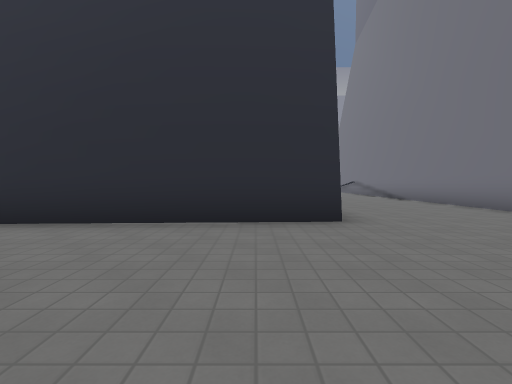
view 1 (above)

24 first-person views from a walk through a 3-D level made in the Godot game engine. The camera is 1.2 m above the floor, tilts 2° down and sees 85° across. The floor is counted in squares, 2 m on a side. Each view is taken from the middle of a square. On the plan, view 1 faces up. The plan holds only what a view shows up to about 9 squares ahead; the rest is blank. The place goes on beyond the plan. Characters and animated objects are not drawn. Some surface patterns are stand-ins.

view 2
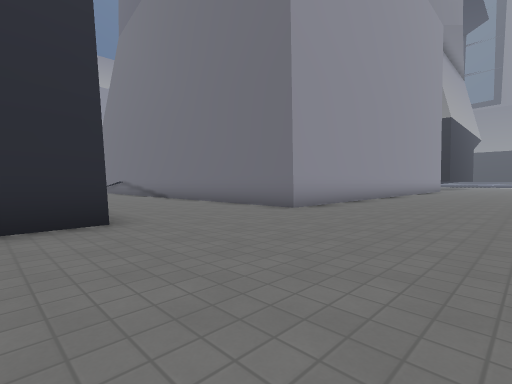

view 3
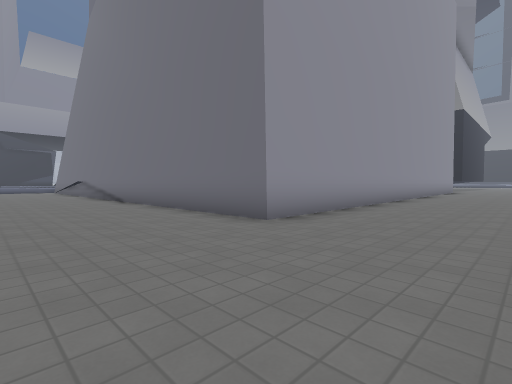

view 4
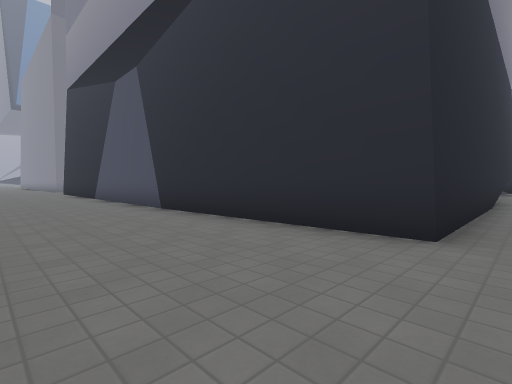

view 5
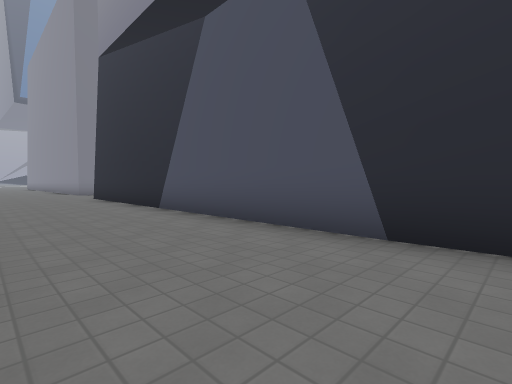

view 6
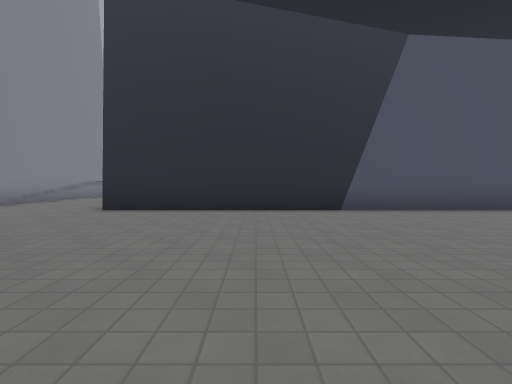

view 7
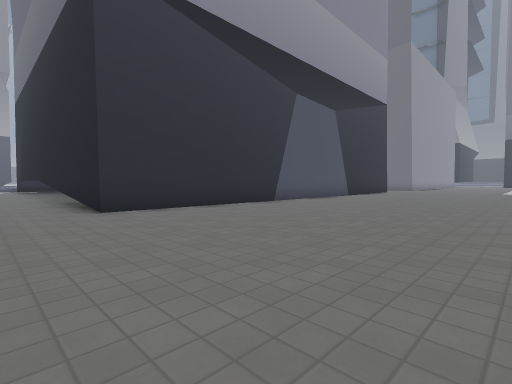

view 8
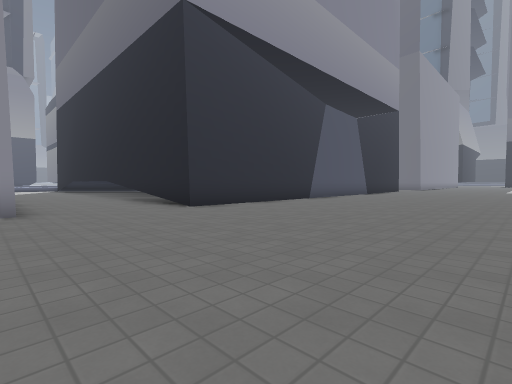

view 9
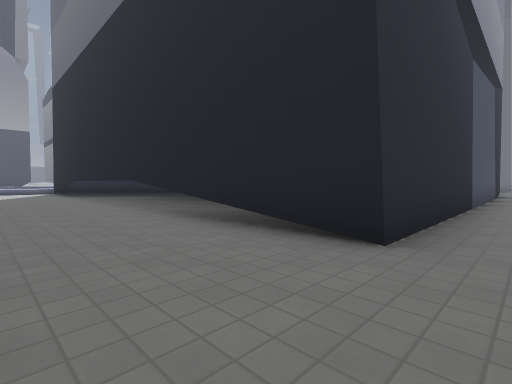

view 10
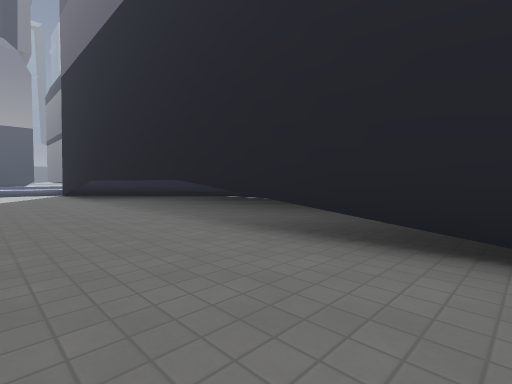

view 11
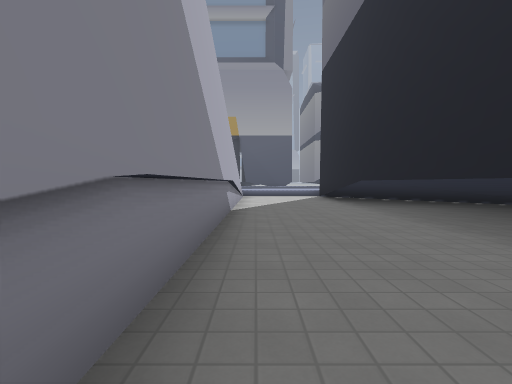

view 12
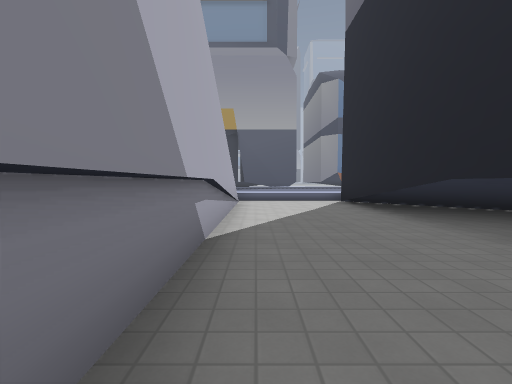

view 13
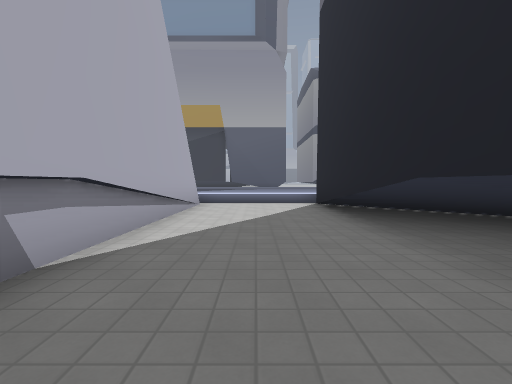

view 14
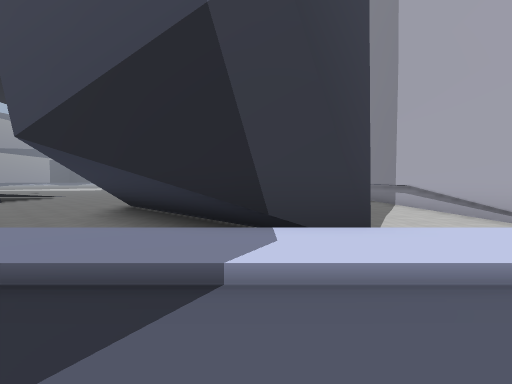

view 15
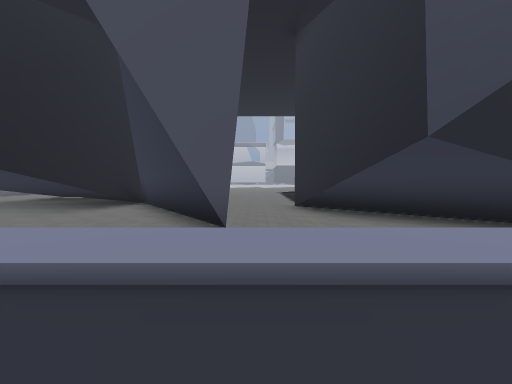

view 16
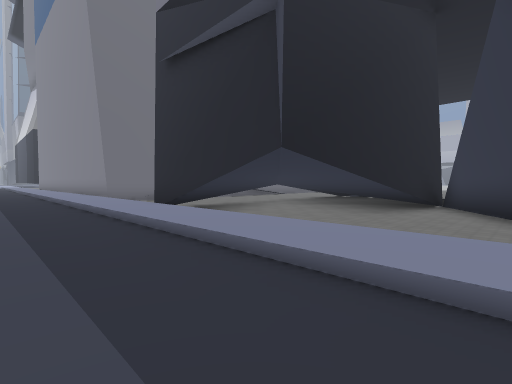

view 17
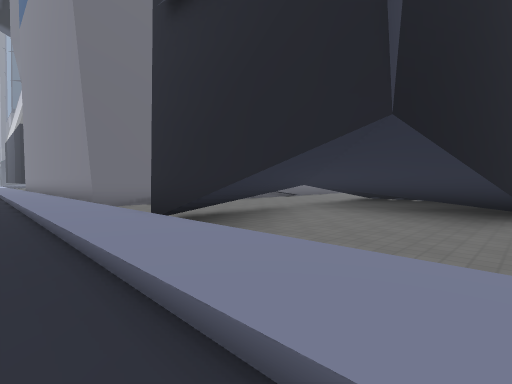

view 18
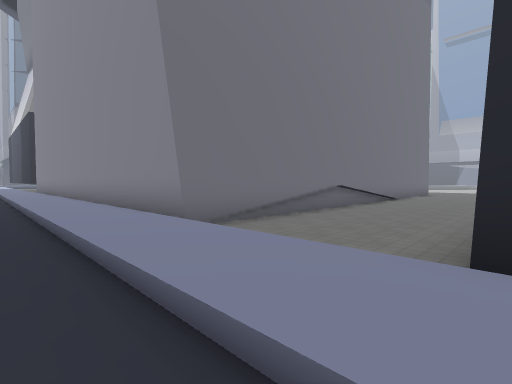

view 19
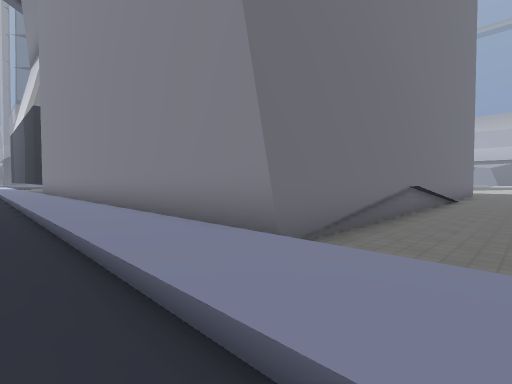

view 20
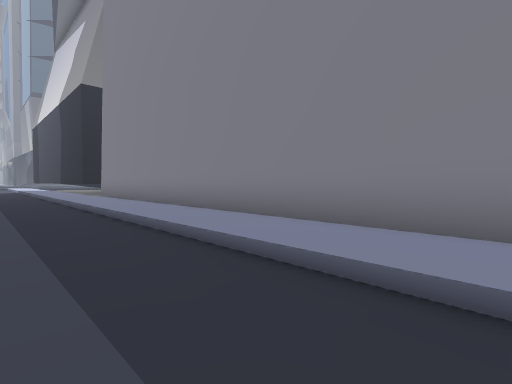

view 21
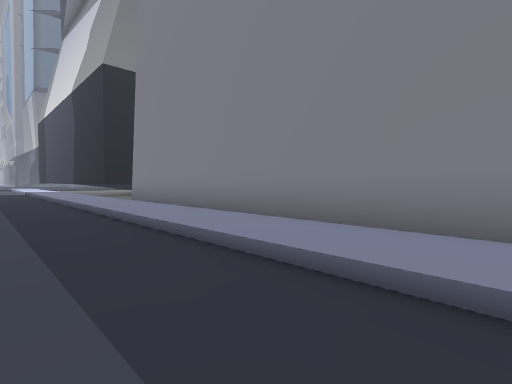

view 22
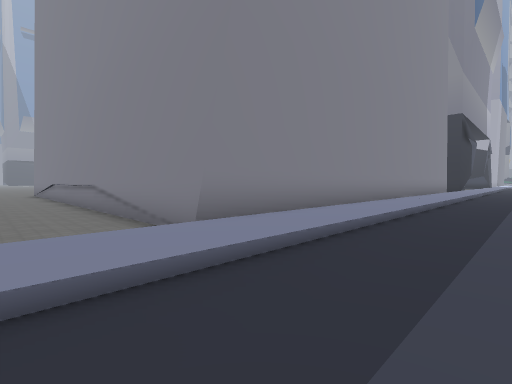

view 23
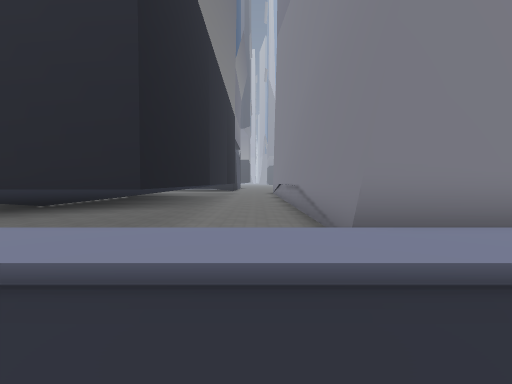

view 24
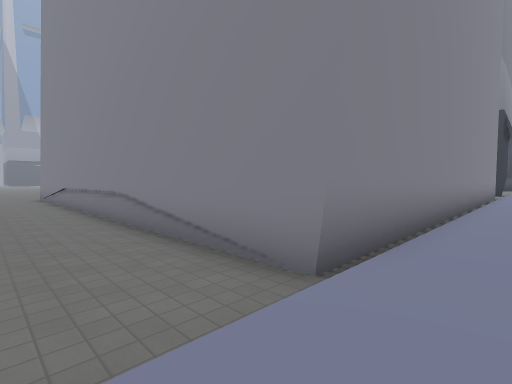

### Floor plan
Key: @ floor where view 1 was taken; # wall or solid block; . main floor; : floor 0.25 m higher than the main floor; + floor 0.5 m higher than the main floor; / step, stairs or slope; = window, fence, low wall or low ledge; ^ raised ledge.
Columns run from 18 left of view 1 to 25 right of it. Each row starts with its distance up from view 1.
 23      :    : ::::::::::     :::::::::::::::
 22     :::  ::::::::::::::::::::::::::::::::::
 21  ++++++++++++++++++++++++++++++++++++++++++
 20 ////////////////////////////////////////////
 19 #...#=##.........###...#################..##
 18 #...#.=##..#.....###...#               #..#
 17 #...#..=#..##..#..##...#               #..#
 16 #...^=..=...##.#####...#               #..#
 15 #...# =..#...## ####...#               #..##
 14 #...# ^. .....#=^ # ...#               #..#
 13 #...#         ..   ^...#               #..
 12 #...#              #...#               #..
 11 #...# ^.           #...#               #.
 10 #...# ^.           #...##              #.
  9 #...# ^.           #....#
  8 #...#              #....#
  7 #...^              #....#
  6 #...#              #....#
  5 #...#.             #....#
  4 ....###############.....#######
  3 ................................
  2 ................................
  1 ...............................
  0 ..............    @.........
 -1 ..............
 -2 ............

Where each view was taken, in squares from view 1:
view 1: 0 up, 0 right, facing up
view 2: 0 up, 0 right, facing up-right
view 3: 1 up, 2 right, facing up-right
view 4: 1 up, 2 right, facing up-left
view 5: 1 up, 3 left, facing up-left
view 6: 2 down, 11 left, facing up
view 7: 2 down, 16 left, facing up-right
view 8: 2 down, 18 left, facing up-right
view 9: 3 up, 17 left, facing up-right
view 10: 5 up, 17 left, facing up-right
view 11: 8 up, 17 left, facing up
view 12: 11 up, 17 left, facing up
view 13: 12 up, 16 left, facing up
view 14: 23 up, 13 left, facing down
view 15: 23 up, 8 left, facing down
view 16: 23 up, 6 left, facing down-right
view 17: 22 up, 4 left, facing down-right
view 18: 22 up, 1 right, facing down-right
view 19: 22 up, 3 right, facing down-right
view 20: 23 up, 9 right, facing down-right
view 21: 23 up, 12 right, facing down-right
view 22: 23 up, 23 right, facing down-left
view 23: 23 up, 22 right, facing down
view 24: 21 up, 23 right, facing down-left
